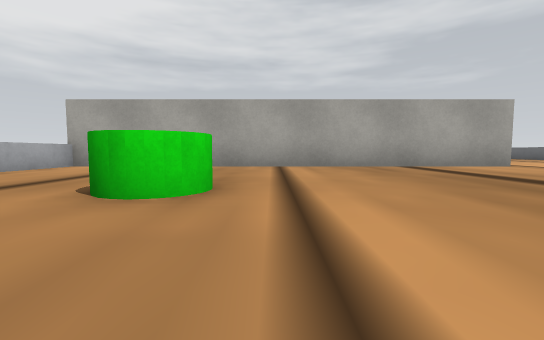
[1] (above)

16 first-person views from a walk through a robot-simulator world made for Webots. The camera is 0.07 m above the floor, tilts 4° down and sees 90° across. The floor is counted in squares, 0.2 m on a side. Each view is taken from the middle of a square. On the plan, view 1 faces up. The plan holds only what a view shows up to about 9 squares ahead; the rest is blank. Webots' stock objects and surfaces are drawn as simple stand-ins.

[2]
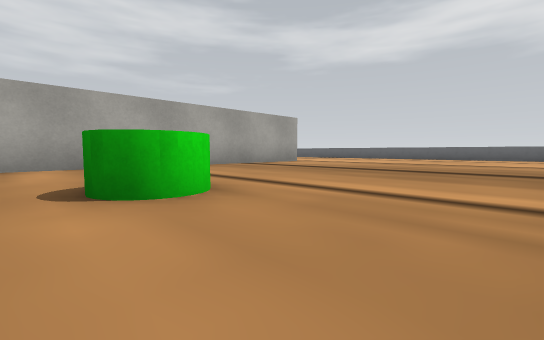

[3]
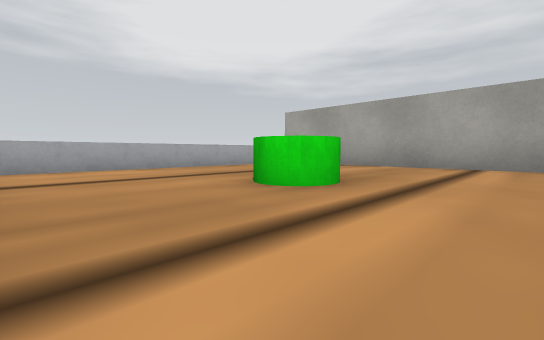

[4]
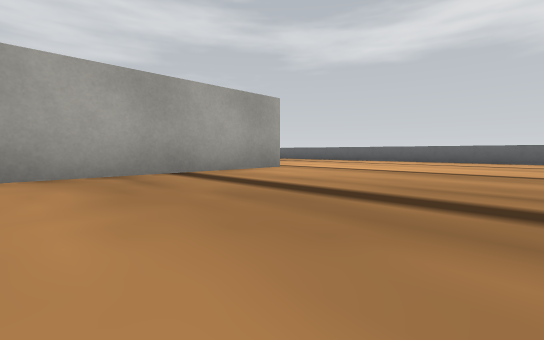

[5]
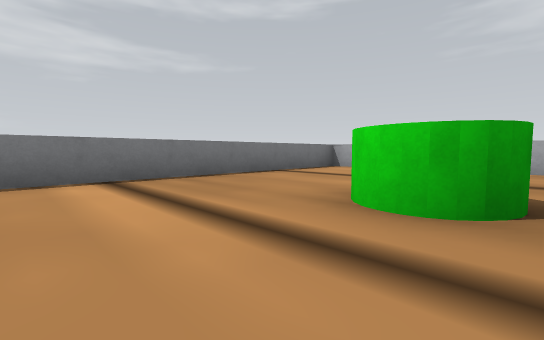

[6]
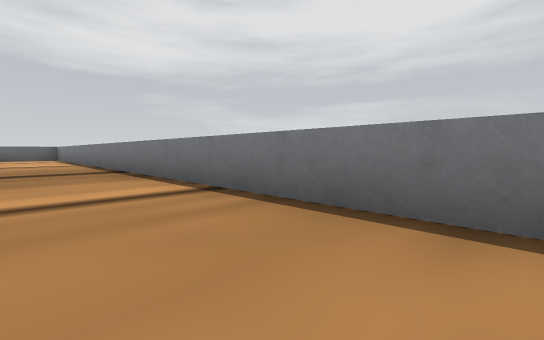

[7]
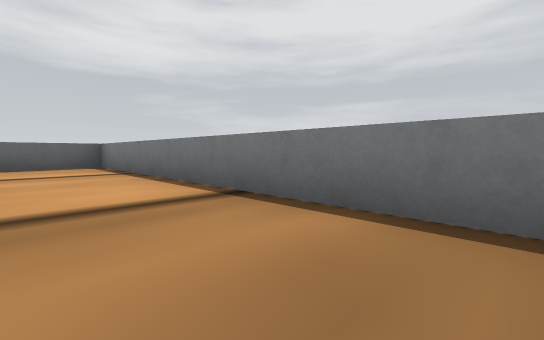

[8]
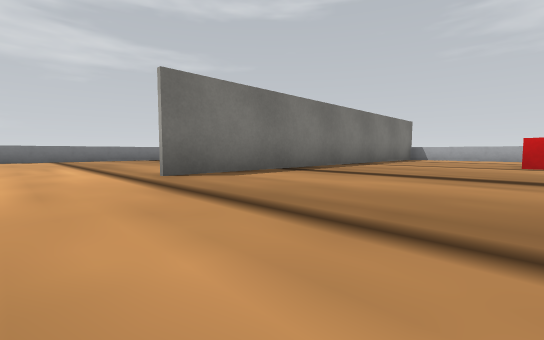

[9]
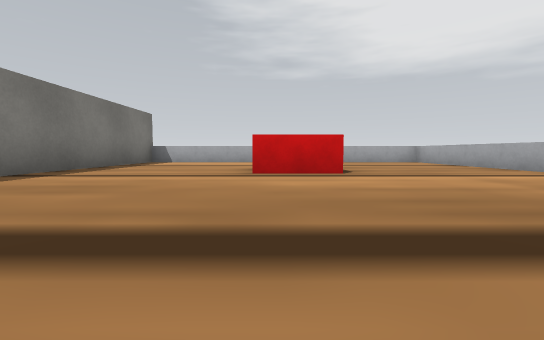

[10]
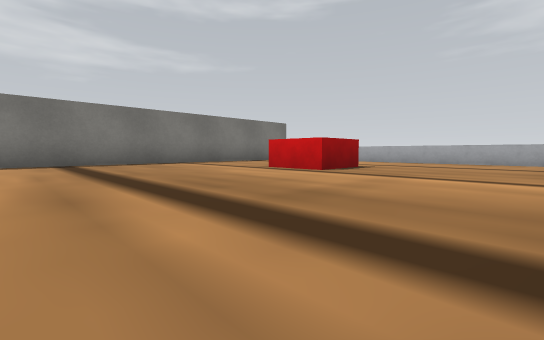

[11]
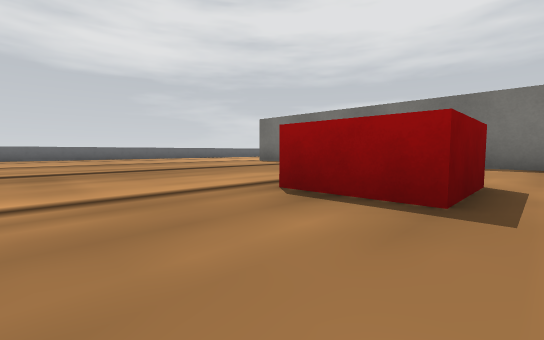

[12]
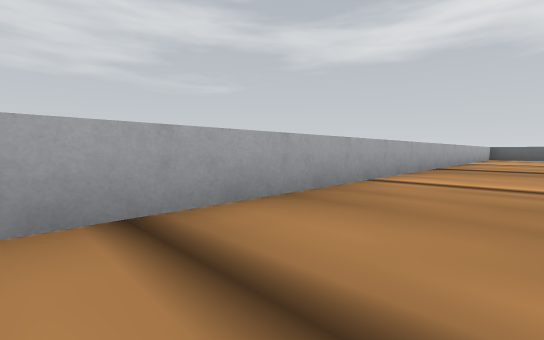

[13]
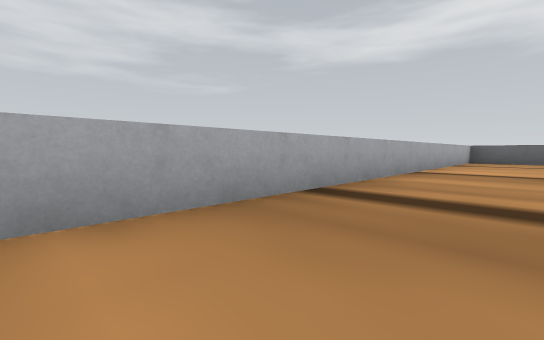

[14]
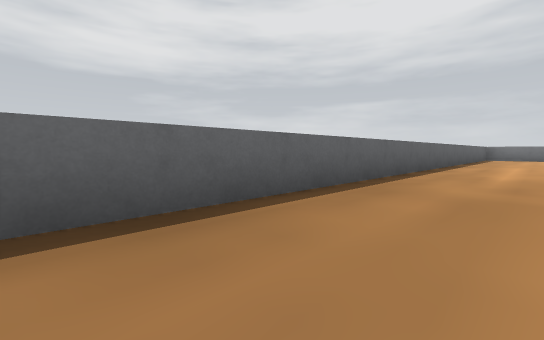

[15]
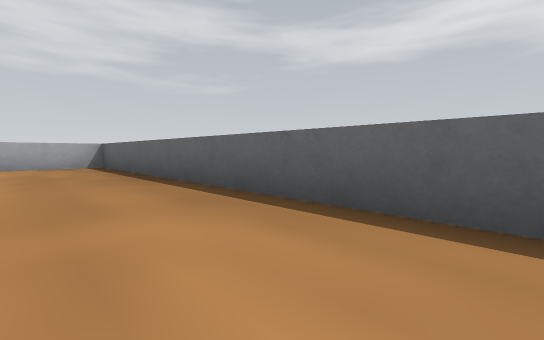

[16]
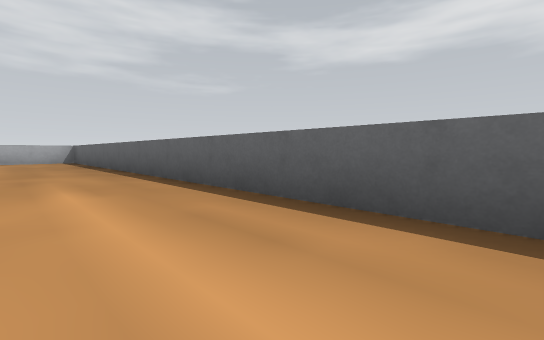

### Floor plan
Ten units are one square. View 1 is at (0, 0); x grows to the right and y downward. Boxes are objects, and circles mark ways between rooms. Rooms are numbered by the first view taken in them; rooms with no view inside come last. Other rooms are left out.
<svg viewBox="-51 -150 161 160">
<path fill="none" stroke="#000" d="M55 -61 -46 -61M-45 -60 -45 5 105 5 105 -55M-45 -63 55 -63M105 -55 105 -145 -45 -145 -45 -60"/>
<rect x="-15" y="-35" width="10" height="20" fill="#bbb"><title>green cylinder</title></rect>
<rect x="-15" y="-115" width="20" height="20" fill="#bbb"><title>red box</title></rect>
<circle cx="80" cy="-60" r="3" fill="#2a7"/>
<text x="30" y="-30">1</text>
<text x="30" y="-100">2</text>
</svg>
Room 1 opens to room 2.

Where each view was taken, in squares from view 1:
view 1: 0 up, 0 right, facing up
view 2: 0 up, 2 left, facing up-right
view 3: 0 up, 1 right, facing up-left
view 4: 2 up, 1 right, facing up-right
view 5: 3 up, 1 right, facing down-left
view 6: 1 up, 2 left, facing down-right
view 7: 1 up, 4 right, facing down-right
view 8: 10 up, 7 right, facing down-left
view 9: 10 up, 4 right, facing left
view 10: 14 up, 4 right, facing down-left
view 11: 13 up, 2 left, facing down-right
view 12: 13 up, 3 left, facing up-right
view 13: 13 up, 1 right, facing up-right
view 14: 12 up, 9 right, facing down-right
view 15: 8 up, 9 right, facing up-right
view 16: 5 up, 9 right, facing up-right
